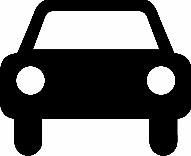
#> input picture car1.jpg, 191 x 156 px
$ python HoughTransform.py
#> lines starting #> are read from the running program, lines starting #| are printed output that depends on the picture; after the words box and inside, x2 and y2 are one past the last pixel; in counts of white or black regions, pixels touching at a corner belong together
import numpy as np
import cv2
import math
from google.colab.patches import cv2_imshow

img2 = cv2.imread("car1.jpg")
#> img2 is the input picture: shape (156, 191, 3); min 0, max 255, mean 118.2
gray= cv2.cvtColor(img2,cv2.COLOR_BGR2GRAY)
dst = cv2.Canny(gray, 50, 150, apertureSize= 3)
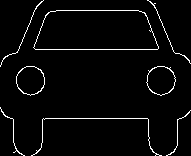
#> dst: shape (156, 191); 3.4% white in thin lines or dots
lines = cv2.HoughLines(dst, 1, np.pi / 180,35)
#> lines = 17 rows, first 8: [49, 1.57], [118, 1.57], [10, 1.57], [116, 1.59], [120, 1.55], [12, 1.55], [51, 1.55], [47, 1.59]
# Draw the lines
if lines is not None:
    for i in range(0, len(lines)):
        rho = lines[i][0][0]
        theta = lines[i][0][1]
        a = math.cos(theta)
        b = math.sin(theta)
        x0 = a * rho
        y0 = b * rho
        pt1 = (int(x0 + 1000*(-b)), int(y0 + 1000*(a)))
        pt2 = (int(x0 - 1000*(-b)), int(y0 - 1000*(a)))
        cv2.line(img2, pt1, pt2, (0,255,0), 1)
#> this loop made 17 passes
#> (rho, theta, a, b, x0, y0, pt1, pt2) on passes 1 to 10: (49, 1.57, -4.37e-08, 1, -2.14e-06, 49, (-1000, 48), (999, 49)), (118, 1.57, -4.37e-08, 1, -5.16e-06, 118, (-1000, 117), (999, 118)), (10, 1.57, -4.37e-08, 1, -4.37e-07, 10, (-1000, 9), (999, 10)), (116, 1.59, -0.0175, 1, -2.02, 116, (-1001, 98), (997, 133)), (120, 1.55, 0.0175, 1, 2.09, 120, (-997, 137), (1001, 102)), (12, 1.55, 0.0175, 1, 0.209, 12, (-999, 29), (1000, -5)), (51, 1.55, 0.0175, 1, 0.89, 50.99, (-998, 68), (1000, 33)), (47, 1.59, -0.0175, 1, -0.82, 46.99, (-1000, 29), (999, 64)), (8, 1.59, -0.0175, 1, -0.14, 8, (-999, -9), (999, 25)), (-138, 2.72, -0.914, 0.407, 126.1, -56.13, (-280, -969), (532, 857))
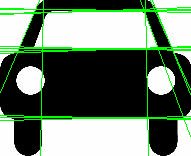
#> img2: shape (156, 191, 3); 7.72% of pixels changed, all inside (x1, y1, x2, y2) = (0, 0, 191, 156)

# Draw The circles
img2_temp = cv2.medianBlur(gray,5)
circles = cv2.HoughCircles(img2_temp,cv2.HOUGH_GRADIENT,1,20,param1=50,param2=20,minRadius=0,maxRadius=0)
#> circles = [[29.5, 79.5, 14], [159.5, 80.5, 14.1]]
circles = np.uint16(np.around(circles))
#> circles = [[30, 80, 14], [160, 80, 14]]
for i in circles[0,:]:
    # draw the outer circle
    cv2.circle(img2,(i[0],i[1]),i[2],(0,255,0),2)
#> this loop made 2 passes
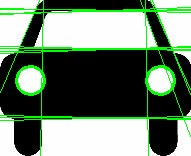
#> img2: shape (156, 191, 3); 1.62% of pixels changed, all inside (x1, y1, x2, y2) = (15, 65, 176, 96)

cv2_imshow(img2)
